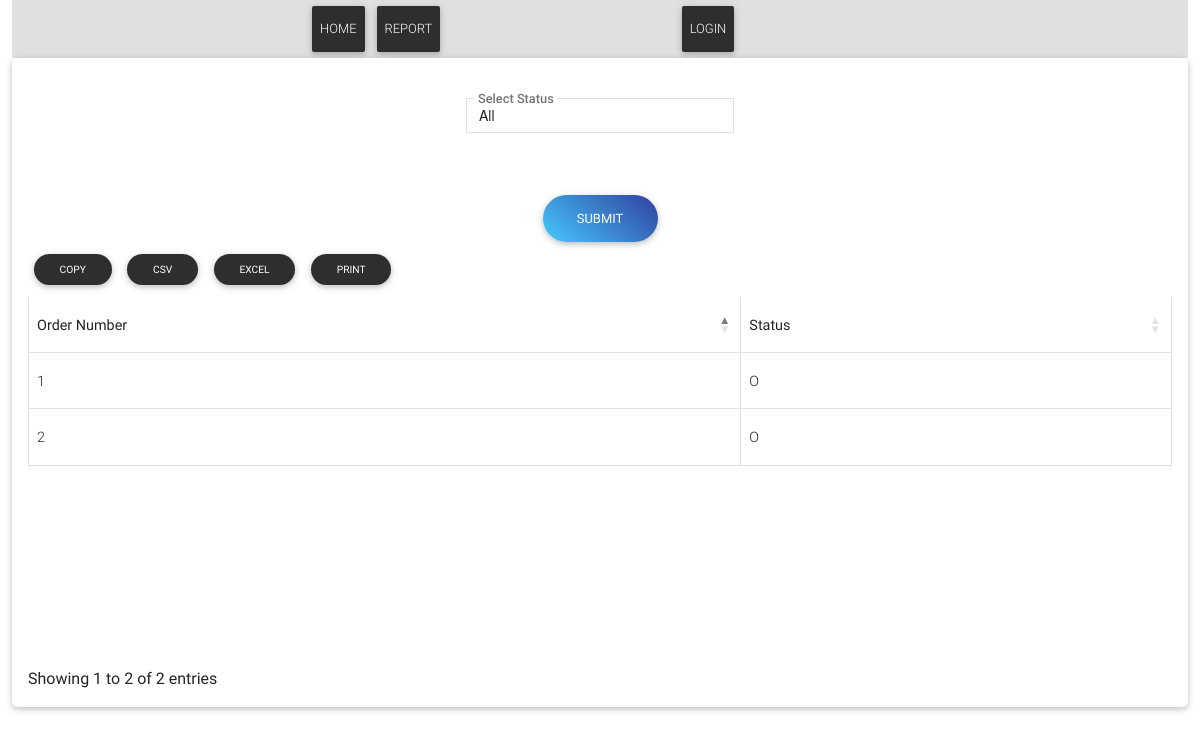
Page /report/Sales/sales_order_status_filter/ on the committed database.
### Sales/models.py (models this page shows, shortened)
class SalesOrderInfo(models.Model):
    Status_CHOICES = [
        ('O', 'Open'),
        ('H', 'Hold'),
        ('C', 'Close'),
        ('F', 'Canceled')
    ]
    status = models.CharField(max_length=1, choices=Status_CHOICES,default='O')
    docNo = models.PositiveIntegerField(default=1, unique=True)
    customerName = models.ForeignKey(BusinessPartner, on_delete=models.CASCADE, null=True, default=None)
    address = models.CharField(max_length=250,blank=True)
    created = models.DateField(default=timezone.now)
    totalAmount = models.DecimalField(max_digits=10, decimal_places=4, null=True, blank=True,default=0)
    totalQty = models.DecimalField(max_digits=10, decimal_places=4, null=True, blank=True, default=0)
    sales_employee = models.ForeignKey(SalesEmployee, on_delete=models.CASCADE, default=1)  # Set the default to an existing SalesEmployee or a specific ID
    owner = models.ForeignKey(User, on_delete=models.CASCADE, null=True, blank=True)
    class Meta:
        verbose_name = 'Sales Order'
        verbose_name_plural = 'Sales Order'

### Report/salesorderviews.py (the view)
# urls.py: path('Sales/sales_order_status_filter/', salesorderviews.sales_order_status_filter, name='sales_order_status_filter'),
def sales_order_status_filter(request):
    if request.method == 'POST':
        form = SalesOrderStatusFilterForm(request.POST)
        if form.is_valid():
            status = form.cleaned_data['status']
            if status:
                filtered_orders = SalesOrderInfo.objects.filter(status=status)
            else:
                filtered_orders = SalesOrderInfo.objects.all()
        else:
            filtered_orders = SalesOrderInfo.objects.all()
    else:
        form = SalesOrderStatusFilterForm()
        filtered_orders = SalesOrderInfo.objects.all()
    return render(request, 'sales/sales_order_status_filter.html', {'form': form, 'filtered_orders': filtered_orders})

### Report/forms.py
class SalesOrderStatusFilterForm(forms.Form):
    STATUS_CHOICES = [
        ('', 'All'),  # Include an option to select all statuses
        ('O', 'Open'),
        ('H', 'Hold'),
        ('C', 'Close'),
        ('F', 'Canceled'),
    ]
    status = forms.ChoiceField(choices=STATUS_CHOICES, required=False, label='Select Status')
    def __init__(self, *args, **kwargs):
        super(SalesOrderStatusFilterForm, self).__init__(*args, **kwargs)
        for field_name, field in self.fields.items():
            field.widget.attrs.update({
                'class': 'form-control form-control-sm',
                'id': f"{field_name}",
            })

### Report/templates/sales/sales_order_status_filter.html
{% extends 'basereport.html' %}
{% load static %}
{% block content %}
<section class="section card mb-5">
    <div class="card-body">
{% include '../form.html'%}
{% if filtered_orders %}
    <table id="itemsTable" class="table table-bordered">
        <thead>
            <tr>
                <th>Order Number</th>
                <th>Status</th>
            </tr>
        </thead>
        <tbody>
            {% for order in filtered_orders %}
            <tr>
                <td>{{ order.docNo }}</td>
                <td>{{ order.status }}</td>
            </tr>
            {% empty %}
            <tr>
                <td colspan="2">No matching orders found.</td>
            </tr>
            {% endfor %}
        </tbody>
    </table>
    {% endif %}
    {% endblock %}

### templates/basereport.html (style rules this page uses)
select { display: initial !important; }

### rows in the picture
SalesOrderInfo: docNo "1", status "O"
SalesOrderInfo: docNo "2", status "O"

### other values in the picture
{{ field.label }} "Select Status"
